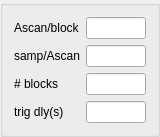
<?xml version="1.0" encoding="UTF-8"?>
<ui version="4.0">
 <class>AcqParamsWidget</class>
 <widget class="QGroupBox" name="AcqParamsWidget">
  <property name="geometry">
   <rect>
    <x>0</x>
    <y>0</y>
    <width>160</width>
    <height>135</height>
   </rect>
  </property>
  <property name="windowTitle">
   <string>GroupBox</string>
  </property>
  <layout class="QGridLayout" name="gridLayout">
   <item row="0" column="0">
    <widget class="QLabel" name="label">
     <property name="text">
      <string>Ascan/block</string>
     </property>
    </widget>
   </item>
   <item row="0" column="1">
    <widget class="QLineEdit" name="leAperBlock"/>
   </item>
   <item row="1" column="0">
    <widget class="QLabel" name="label_2">
     <property name="text">
      <string>samp/Ascan</string>
     </property>
    </widget>
   </item>
   <item row="1" column="1">
    <widget class="QLineEdit" name="leSperA"/>
   </item>
   <item row="2" column="0">
    <widget class="QLabel" name="label_3">
     <property name="text">
      <string># blocks</string>
     </property>
    </widget>
   </item>
   <item row="2" column="1">
    <widget class="QLineEdit" name="leNBlocks"/>
   </item>
   <item row="3" column="0">
    <widget class="QLabel" name="label_4">
     <property name="text">
      <string>trig dly(s)</string>
     </property>
    </widget>
   </item>
   <item row="3" column="1">
    <widget class="QLineEdit" name="leTriggerDelay"/>
   </item>
  </layout>
 </widget>
 <resources/>
 <connections/>
</ui>
